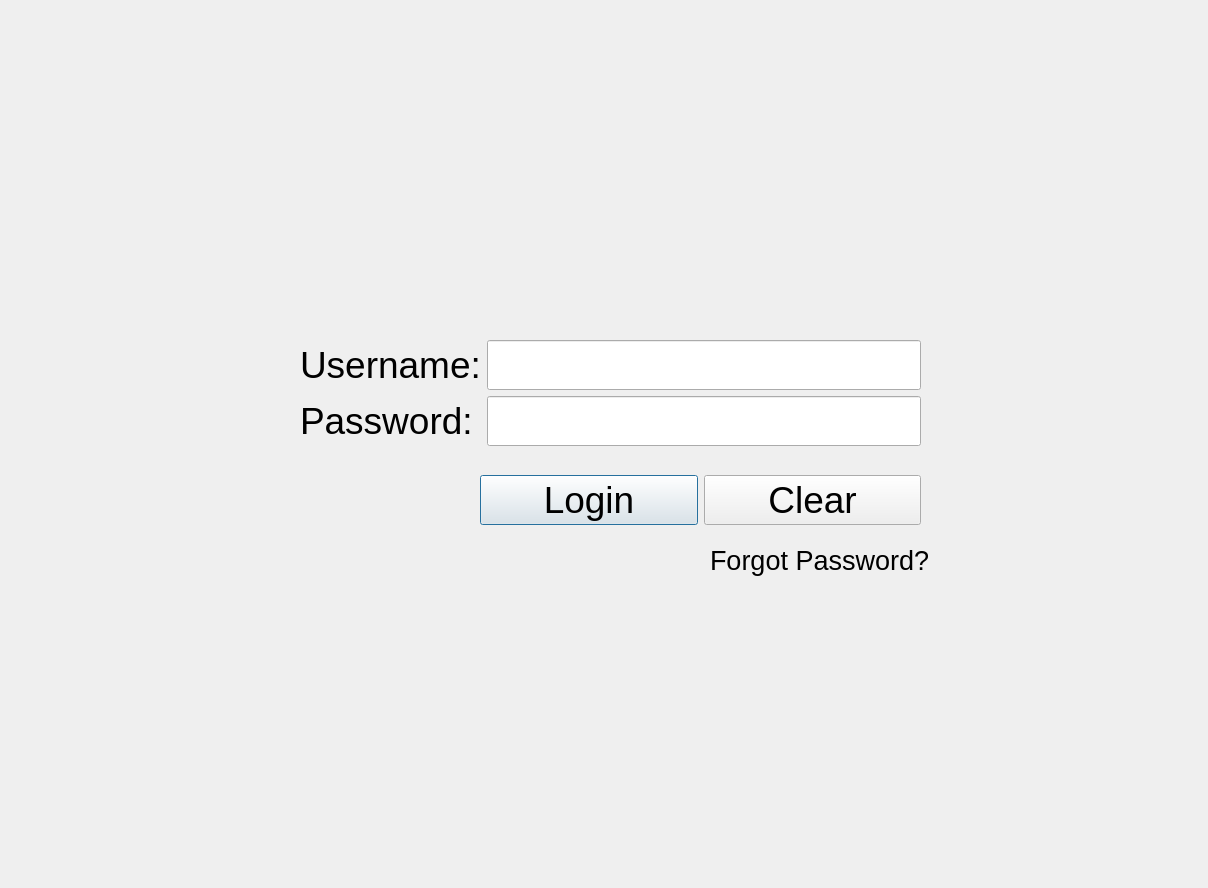
<?xml version="1.0" encoding="UTF-8"?>
<ui version="4.0">
 <class>Dialog</class>
 <widget class="QDialog" name="Dialog">
  <property name="geometry">
   <rect>
    <x>0</x>
    <y>0</y>
    <width>1208</width>
    <height>888</height>
   </rect>
  </property>
  <property name="font">
   <font>
    <pointsize>28</pointsize>
   </font>
  </property>
  <property name="windowTitle">
   <string>Dialog</string>
  </property>
  <widget class="QWidget" name="formLayoutWidget">
   <property name="geometry">
    <rect>
     <x>300</x>
     <y>340</y>
     <width>621</width>
     <height>118</height>
    </rect>
   </property>
   <layout class="QFormLayout" name="formLayout">
    <item row="0" column="0">
     <widget class="QLabel" name="label">
      <property name="font">
       <font>
        <pointsize>28</pointsize>
       </font>
      </property>
      <property name="text">
       <string>Username:</string>
      </property>
     </widget>
    </item>
    <item row="0" column="1">
     <widget class="QLineEdit" name="lineEdit"/>
    </item>
    <item row="1" column="0">
     <widget class="QLabel" name="label_2">
      <property name="font">
       <font>
        <pointsize>28</pointsize>
       </font>
      </property>
      <property name="text">
       <string>Password:</string>
      </property>
     </widget>
    </item>
    <item row="1" column="1">
     <widget class="QLineEdit" name="lineEdit_2"/>
    </item>
   </layout>
  </widget>
  <widget class="QWidget" name="horizontalLayoutWidget">
   <property name="geometry">
    <rect>
     <x>480</x>
     <y>470</y>
     <width>441</width>
     <height>61</height>
    </rect>
   </property>
   <layout class="QHBoxLayout" name="horizontalLayout">
    <item>
     <widget class="QPushButton" name="pushButton">
      <property name="text">
       <string>Login</string>
      </property>
     </widget>
    </item>
    <item>
     <widget class="QPushButton" name="pushButton_2">
      <property name="text">
       <string>Clear</string>
      </property>
     </widget>
    </item>
   </layout>
  </widget>
  <widget class="QLabel" name="label_3">
   <property name="geometry">
    <rect>
     <x>710</x>
     <y>530</y>
     <width>291</width>
     <height>61</height>
    </rect>
   </property>
   <property name="font">
    <font>
     <pointsize>20</pointsize>
    </font>
   </property>
   <property name="text">
    <string>Forgot Password?</string>
   </property>
  </widget>
 </widget>
 <resources/>
 <connections/>
</ui>
